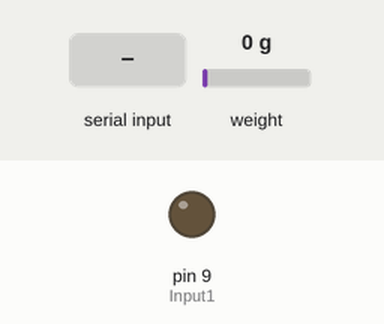
Simulated run of this sketch. Board: Arduino Uno, built with avr-gcc and run on an emulated ATmega328P. Shown: output pins drawn as LEDs (lit = HIGH). Inputs (shaded band) come from the test bench; at power-on: weight on the scale 0 g. What the sketch prints to the serial monitor is not drawn.

Above: at 5.2 s.
5.3 s: "90,45,200\n" received over Serial
6.9 s: weight on the scale set to 2 g
9.1 s: "30,150,10\n" received over Serial
At 15.7 s:
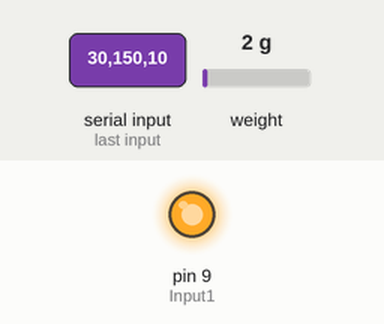
15.9 s: weight on the scale set to 35 g
17.4 s: weight on the scale set to 44 g
At 36.1 s:
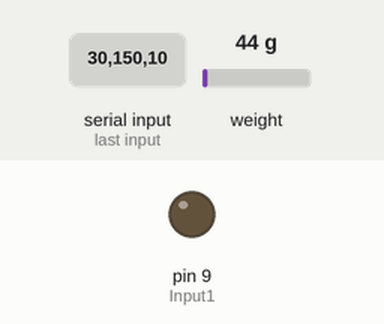
Timing chart, 0 to 36.4 s (numbered marks = the images above; inputs shaded):
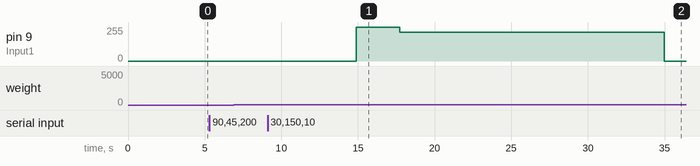

Measured:
- the behaviour switches between 40 and 41 g on weight on the scale (found by bisection; images 1 and 2)
- after the input at 5.3 s, every drawn part: stays the same
- after the input at 6.9 s, every drawn part: stays the same
- after the input at 9.1 s, pin 9 (Input1): 0/255 → 255/255 after 5.8 s
- after the input at 15.9 s, every drawn part: stays the same
- after the input at 17.4 s, pin 9 (Input1): 255/255 → 215/255 after 0.31 s, → 0/255 17.3 s later

The sketch:

programafinal.ino
```cpp
//Librerias
#include "HX711.h" //Modulo HX711 - Celda de carga

//Variables para la balanza
#define DOUT  A1
#define CLK  A0
float M = 872.23;//Pendiente de la curva característica
float B = -94929;//Intercepto en Y de la curva característica

//Variables para la mini bomba de agua
int Input1 = 9;    // Control pin 1 for motor 1

HX711 balanza;

//Variables para mini bomba de agua
int Densidad = 1;// en g/mL | MODIFIQUE PREVIAMENTE CON EL VALOR DE DENSIDAD CORRESPONDIENTE!!!
int Volumen_deseado = 50;// en mL | MODIFIQUE PREVIAMENTE CON EL VALOR DE VOLUMEN DESEADO!!!

float pesoRecipiente=0;
float volumenLiquido=0;
float pesoFrut=0;
int ONOFF = 0;


//Funciones
//float MedidaBalanza();

//PID
float error;
float errorAnterior;
float Ts;
float accionP;
float accionI;
float accionD;
int accionDeControl;
float kp = 22;
float ki =250/350;
float kd = 0.009;
long tiempoActual;
long tiempoAnterior;


void setup() {

  Serial.begin(9600);
  balanza.begin(DOUT, CLK);
  // Inicializamos los pines
  pinMode( Input1, OUTPUT );
  analogWrite( Input1, 0 );
}


void loop() {

  medirRecipiente();
  //-------INPUT DATA-------
  Serial.println("Escriba la cantidad de miligramos de frutiño que va a ingresar y sirvala manualmente.");
  while(Serial.available() == false);
  float fruti = Serial.parseInt()/1000.0;
  Serial.end();
  Serial.begin(9600);
  //------------------------
  cargarFrut(fruti);
  //-------INPUT DATA-------
  Serial.println("Escriba la cantidad de líquido que desea ingresar al recipiente y pulse ENVIAR.");
  while(Serial.available() == false);
  float ref = Serial.parseInt()*1.0;
  Serial.end();
  Serial.begin(9600);
  //------------------------
  Serial.println("En 5 segundos se cargará el agua.");
  delay(5000);
  pesoRecipiente = MedidaBalanza();
  long tiempoInicial = millis();
  long tiempoActual;
  Serial.println("Input\tVolumen\tTiempo");
  do{
    tiempoActual = millis()-tiempoInicial;
    PID(ref);
    Serial.print(accionDeControl);
    Serial.print("\t");
    Serial.print(volumenLiquido);
    Serial.print("\t");
    Serial.println(tiempoActual);
  }
  while( (accionDeControl >= 20.0) && ( tiempoActual ) <= 20000 );
  analogWrite(Input1, 0);
  delay(3000);
  PID(ref);
  analogWrite(Input1, 0);
  Serial.print("Volumen final: ");
  Serial.print(volumenLiquido);
  Serial.println("mL");
  Serial.println("TERMINADO");

  //-------INPUT DATA-------
  Serial.println("Si desea hacer el proceso nuevamente, vacíe el recipiente y envíe cualquier dato.");
  while(Serial.available() == false);
  int descarte = Serial.parseInt();
  Serial.end();
  Serial.begin(9600);
  //------------------------
  delay(1000);
}

// FUNCIONES


//Función de Medición de Balanza: Permite obtener la medida actual en peso (g) de la balanza
float MedidaBalanza()
{
  float peso; // variable para el peso actualmente medido en gramos
  float PL1 = 0;
  float PL2 = 0;
  float PL3 = 0;
  float promPL = 0;

  for (int i = 1; i >= 0; i--)
  {
    peso = balanza.read_average(2); // Entrega el peso actualmente medido en gramos
    peso = (peso-B)/M;
    if (peso <= 0) peso = peso * -1;

    PL1 = peso;
    PL2 = PL1;
    PL3 = PL2;

    promPL = (PL1 + PL2 + PL3) / 3;
  }
  //delay(25);
  return promPL;

}

void cargarFrut( float frutRequerido ){
  Serial.print("Ingrese ");
  Serial.print(frutRequerido);
  Serial.println("gr de frutiño.");
  do{
  pesoFrut = MedidaBalanza() - pesoRecipiente;
  Serial.print("Hay ");
  Serial.print(pesoFrut);
  Serial.println("gr.");
  delay(300);
  }
  while(pesoFrut <= frutRequerido);
  Serial.print("El peso final del frutiño  fue de ");
  Serial.print(pesoFrut);
  Serial.println("gr.");
}
void medirRecipiente(){
    Serial.println("DEJE SOLO EL RECIPIENTE EN LA BALANZA Y NO LO TOQUE");
    delay(2000);
    Serial.println("Calculando el peso del recipiente");
    Serial.print("3...");
    delay(1000);
    Serial.print("2...");
    delay(1000);
    Serial.println("1...");
    //analogWrite(Input1, 50);
    pesoRecipiente = MedidaBalanza();
    //analogWrite(Input1, 0);
    delay(1000);
    Serial.print("El peso es ");
    Serial.print(pesoRecipiente);
    Serial.println("gr.");
}
//referencia: Volumen del líquido al cual se desea llegar.
void PID( float referencia )
{
  volumenLiquido = (MedidaBalanza() - pesoRecipiente);
  error = referencia - volumenLiquido;
  tiempoActual = millis();
  Ts = tiempoActual-tiempoAnterior;
//  //
  accionP = kp*error;
  accionI += ki*error*Ts;
  accionD = kd*(error-errorAnterior)/Ts;
//  //
  tiempoAnterior = tiempoActual;
  errorAnterior = error;
//
//  //
  accionDeControl = accionP+accionI+accionD;
  if(accionDeControl > 255) accionDeControl = 255;
  if(accionDeControl < 0) accionDeControl = 0;
//
  analogWrite(Input1, accionDeControl);
}
```
